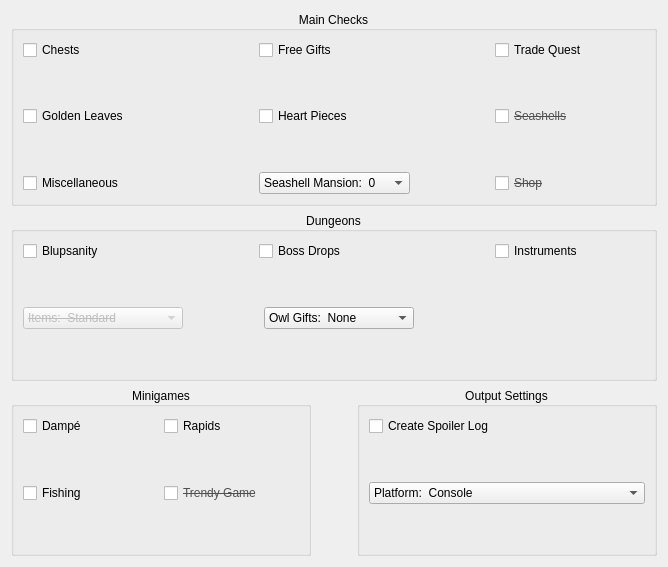
              <widget class="QWidget" name="tab_5">
               <attribute name="title">
                <string>Main Settings</string>
               </attribute>
               <layout class="QVBoxLayout" name="verticalLayout_7">
                <item>
                 <layout class="QVBoxLayout" name="verticalLayout" stretch="0,0,0">
                  <property name="spacing">
                   <number>6</number>
                  </property>
                  <item>
                   <widget class="QGroupBox" name="groupBox">
                    <property name="title">
                     <string>Main Checks</string>
                    </property>
                    <property name="alignment">
                     <set>Qt::AlignCenter</set>
                    </property>
                    <layout class="QVBoxLayout" name="verticalLayout_9">
                     <item>
                      <layout class="QVBoxLayout" name="verticalLayout_8">
                       <item>
                        <layout class="QHBoxLayout" name="horizontalLayout_5">
                         <item>
                          <widget class="QCheckBox" name="chestsCheck">
                           <property name="minimumSize">
                            <size>
                             <width>150</width>
                             <height>0</height>
                            </size>
                           </property>
                           <property name="text">
                            <string>Chests</string>
                           </property>
                          </widget>
                         </item>
                         <item>
                          <spacer name="horizontalSpacer_2">
                           <property name="orientation">
                            <enum>Qt::Horizontal</enum>
                           </property>
                           <property name="sizeHint" stdset="0">
                            <size>
                             <width>40</width>
                             <height>20</height>
                            </size>
                           </property>
                          </spacer>
                         </item>
                         <item>
                          <widget class="QCheckBox" name="giftsCheck">
                           <property name="minimumSize">
                            <size>
                             <width>150</width>
                             <height>0</height>
                            </size>
                           </property>
                           <property name="text">
                            <string>Free Gifts</string>
                           </property>
                          </widget>
                         </item>
                         <item>
                          <spacer name="horizontalSpacer_3">
                           <property name="orientation">
                            <enum>Qt::Horizontal</enum>
                           </property>
                           <property name="sizeHint" stdset="0">
                            <size>
                             <width>40</width>
                             <height>20</height>
                            </size>
                           </property>
                          </spacer>
                         </item>
                         <item>
                          <widget class="QCheckBox" name="tradeCheck">
                           <property name="minimumSize">
                            <size>
                             <width>150</width>
                             <height>0</height>
                            </size>
                           </property>
                           <property name="text">
                            <string>Trade Quest</string>
                           </property>
                          </widget>
                         </item>
                        </layout>
                       </item>
                       <item>
                        <spacer name="verticalSpacer_12">
                         <property name="orientation">
                          <enum>Qt::Vertical</enum>
                         </property>
                         <property name="sizeHint" stdset="0">
                          <size>
                           <width>20</width>
                           <height>40</height>
                          </size>
                         </property>
                        </spacer>
                       </item>
                       <item>
                        <layout class="QHBoxLayout" name="horizontalLayout_6">
                         <item>
                          <widget class="QCheckBox" name="leavesCheck">
                           <property name="minimumSize">
                            <size>
                             <width>150</width>
                             <height>0</height>
                            </size>
                           </property>
                           <property name="text">
                            <string>Golden Leaves</string>
                           </property>
                          </widget>
                         </item>
                         <item>
                          <spacer name="horizontalSpacer_4">
                           <property name="orientation">
                            <enum>Qt::Horizontal</enum>
                           </property>
                           <property name="sizeHint" stdset="0">
                            <size>
                             <width>40</width>
                             <height>20</height>
                            </size>
                           </property>
                          </spacer>
                         </item>
                         <item>
                          <widget class="QCheckBox" name="heartsCheck">
                           <property name="minimumSize">
                            <size>
                             <width>150</width>
                             <height>0</height>
                            </size>
                           </property>
                           <property name="text">
                            <string>Heart Pieces</string>
                           </property>
                          </widget>
                         </item>
                         <item>
                          <spacer name="horizontalSpacer_5">
                           <property name="orientation">
                            <enum>Qt::Horizontal</enum>
                           </property>
                           <property name="sizeHint" stdset="0">
                            <size>
                             <width>40</width>
                             <height>20</height>
                            </size>
                           </property>
                          </spacer>
                         </item>
                         <item>
                          <widget class="QCheckBox" name="shellsCheck">
                           <property name="minimumSize">
                            <size>
                             <width>150</width>
                             <height>0</height>
                            </size>
                           </property>
                           <property name="font">
                            <font>
                             <strikeout>true</strikeout>
                            </font>
                           </property>
                           <property name="styleSheet">
                            <string notr="true">color: rgb(80, 80, 80);</string>
                           </property>
                           <property name="text">
                            <string>Seashells</string>
                           </property>
                           <property name="checkable">
                            <bool>false</bool>
                           </property>
                          </widget>
                         </item>
                        </layout>
                       </item>
                       <item>
                        <spacer name="verticalSpacer_13">
                         <property name="orientation">
                          <enum>Qt::Vertical</enum>
                         </property>
                         <property name="sizeHint" stdset="0">
                          <size>
                           <width>20</width>
                           <height>40</height>
                          </size>
                         </property>
                        </spacer>
                       </item>
                       <item>
                        <layout class="QHBoxLayout" name="horizontalLayout_7">
                         <item>
                          <widget class="QCheckBox" name="miscCheck">
                           <property name="minimumSize">
                            <size>
                             <width>150</width>
                             <height>0</height>
                            </size>
                           </property>
                           <property name="text">
                            <string>Miscellaneous</string>
                           </property>
                          </widget>
                         </item>
                         <item>
                          <spacer name="horizontalSpacer_6">
                           <property name="orientation">
                            <enum>Qt::Horizontal</enum>
                           </property>
                           <property name="sizeHint" stdset="0">
                            <size>
                             <width>40</width>
                             <height>20</height>
                            </size>
                           </property>
                          </spacer>
                         </item>
                         <item>
                          <widget class="QComboBox" name="mansionComboBox">
                           <property name="sizePolicy">
                            <sizepolicy hsizetype="Preferred" vsizetype="Fixed">
                             <horstretch>0</horstretch>
                             <verstretch>0</verstretch>
                            </sizepolicy>
                           </property>
                           <property name="minimumSize">
                            <size>
                             <width>150</width>
                             <height>0</height>
                            </size>
                           </property>
                           <item>
                            <property name="text">
                             <string>Seashell Mansion:  0</string>
                            </property>
                           </item>
                           <item>
                            <property name="text">
                             <string>Seashell Mansion:  5</string>
                            </property>
                           </item>
                           <item>
                            <property name="text">
                             <string>Seashell Mansion:  15</string>
                            </property>
                           </item>
                           <item>
                            <property name="text">
                             <string>Seashell Mansion:  30</string>
                            </property>
                           </item>
                           <item>
                            <property name="text">
                             <string>Seashell Mansion:  40</string>
                            </property>
                           </item>
                           <item>
                            <property name="text">
                             <string>Seashell Mansion:  50</string>
                            </property>
                           </item>
                          </widget>
                         </item>
                         <item>
                          <spacer name="horizontalSpacer_7">
                           <property name="orientation">
                            <enum>Qt::Horizontal</enum>
                           </property>
                           <property name="sizeHint" stdset="0">
                            <size>
                             <width>40</width>
                             <height>20</height>
                            </size>
                           </property>
                          </spacer>
                         </item>
                         <item>
                          <widget class="QCheckBox" name="shopCheck">
                           <property name="minimumSize">
                            <size>
                             <width>150</width>
                             <height>0</height>
                            </size>
                           </property>
                           <property name="font">
                            <font>
                             <strikeout>true</strikeout>
                            </font>
                           </property>
                           <property name="styleSheet">
                            <string notr="true">color: rgb(80, 80, 80);</string>
                           </property>
                           <property name="text">
                            <string>Shop</string>
                           </property>
                           <property name="checkable">
                            <bool>false</bool>
                           </property>
                          </widget>
                         </item>
                        </layout>
                       </item>
                      </layout>
                     </item>
                    </layout>
                   </widget>
                  </item>
                  <item>
                   <widget class="QGroupBox" name="groupBox_2">
                    <property name="title">
                     <string>Dungeons</string>
                    </property>
                    <property name="alignment">
                     <set>Qt::AlignCenter</set>
                    </property>
                    <layout class="QVBoxLayout" name="verticalLayout_11">
                     <item>
                      <layout class="QVBoxLayout" name="verticalLayout_10">
                       <item>
                        <layout class="QHBoxLayout" name="horizontalLayout_10">
                         <item>
                          <widget class="QCheckBox" name="rupCheck">
                           <property name="minimumSize">
                            <size>
                             <width>150</width>
                             <height>0</height>
                            </size>
                           </property>
                           <property name="text">
                            <string>Blupsanity</string>
                           </property>
                          </widget>
                         </item>
                         <item>
                          <spacer name="horizontalSpacer_8">
                           <property name="orientation">
                            <enum>Qt::Horizontal</enum>
                           </property>
                           <property name="sizeHint" stdset="0">
                            <size>
                             <width>40</width>
                             <height>20</height>
                            </size>
                           </property>
                          </spacer>
                         </item>
                         <item>
                          <widget class="QCheckBox" name="bossCheck">
                           <property name="minimumSize">
                            <size>
                             <width>150</width>
                             <height>0</height>
                            </size>
                           </property>
                           <property name="text">
                            <string>Boss Drops</string>
                           </property>
                          </widget>
                         </item>
                         <item>
                          <spacer name="horizontalSpacer_9">
                           <property name="orientation">
                            <enum>Qt::Horizontal</enum>
                           </property>
                           <property name="sizeHint" stdset="0">
                            <size>
                             <width>40</width>
                             <height>20</height>
                            </size>
                           </property>
                          </spacer>
                         </item>
                         <item>
                          <widget class="QCheckBox" name="instrumentCheck">
                           <property name="minimumSize">
                            <size>
                             <width>150</width>
                             <height>0</height>
                            </size>
                           </property>
                           <property name="text">
                            <string>Instruments</string>
                           </property>
                          </widget>
                         </item>
                        </layout>
                       </item>
                       <item>
                        <spacer name="verticalSpacer_9">
                         <property name="orientation">
                          <enum>Qt::Vertical</enum>
                         </property>
                         <property name="sizeHint" stdset="0">
                          <size>
                           <width>20</width>
                           <height>40</height>
                          </size>
                         </property>
                        </spacer>
                       </item>
                       <item>
                        <layout class="QHBoxLayout" name="horizontalLayout_11">
                         <item>
                          <widget class="QComboBox" name="itemsComboBox">
                           <property name="enabled">
                            <bool>false</bool>
                           </property>
                           <property name="sizePolicy">
                            <sizepolicy hsizetype="Preferred" vsizetype="Fixed">
                             <horstretch>0</horstretch>
                             <verstretch>0</verstretch>
                            </sizepolicy>
                           </property>
                           <property name="minimumSize">
                            <size>
                             <width>150</width>
                             <height>0</height>
                            </size>
                           </property>
                           <property name="font">
                            <font>
                             <strikeout>true</strikeout>
                            </font>
                           </property>
                           <property name="currentIndex">
                            <number>0</number>
                           </property>
                           <item>
                            <property name="text">
                             <string>Items:  Standard</string>
                            </property>
                           </item>
                           <item>
                            <property name="text">
                             <string>Items:  Keysanity</string>
                            </property>
                           </item>
                           <item>
                            <property name="text">
                             <string>Items:  Keysanity + MCB</string>
                            </property>
                           </item>
                          </widget>
                         </item>
                         <item>
                          <spacer name="horizontalSpacer_10">
                           <property name="orientation">
                            <enum>Qt::Horizontal</enum>
                           </property>
                           <property name="sizeHint" stdset="0">
                            <size>
                             <width>40</width>
                             <height>20</height>
                            </size>
                           </property>
                          </spacer>
                         </item>
                         <item>
                          <widget class="QComboBox" name="owlsComboBox">
                           <property name="sizePolicy">
                            <sizepolicy hsizetype="Preferred" vsizetype="Fixed">
                             <horstretch>0</horstretch>
                             <verstretch>0</verstretch>
                            </sizepolicy>
                           </property>
                           <property name="minimumSize">
                            <size>
                             <width>150</width>
                             <height>0</height>
                            </size>
                           </property>
                           <property name="currentIndex">
                            <number>0</number>
                           </property>
                           <item>
                            <property name="text">
                             <string>Owl Gifts:  None</string>
                            </property>
                           </item>
                           <item>
                            <property name="text">
                             <string>Owl Gifts:  Overworld</string>
                            </property>
                           </item>
                           <item>
                            <property name="text">
                             <string>Owl Gifts:  Dungeons</string>
                            </property>
                           </item>
                           <item>
                            <property name="text">
                             <string>Owl Gifts:  All</string>
                            </property>
                           </item>
                          </widget>
                         </item>
                         <item>
                          <spacer name="horizontalSpacer_11">
                           <property name="orientation">
                            <enum>Qt::Horizontal</enum>
                           </property>
                           <property name="sizeHint" stdset="0">
                            <size>
                             <width>40</width>
                             <height>20</height>
                            </size>
                           </property>
                          </spacer>
                         </item>
                         <item>
                          <widget class="QLabel" name="label_5">
                           <property name="minimumSize">
                            <size>
                             <width>150</width>
                             <height>0</height>
                            </size>
                           </property>
                           <property name="text">
                            <string/>
                           </property>
                          </widget>
                         </item>
                        </layout>
                       </item>
                       <item>
                        <spacer name="verticalSpacer_23">
                         <property name="orientation">
                          <enum>Qt::Vertical</enum>
                         </property>
                         <property name="sizeHint" stdset="0">
                          <size>
                           <width>20</width>
                           <height>40</height>
                          </size>
                         </property>
                        </spacer>
                       </item>
                       <item>
                        <layout class="QHBoxLayout" name="horizontalLayout_30"/>
                       </item>
                      </layout>
                     </item>
                    </layout>
                   </widget>
                  </item>
                  <item>
                   <layout class="QHBoxLayout" name="horizontalLayout_8" stretch="3,1,3">
                    <item>
                     <widget class="QGroupBox" name="groupBox_3">
                      <property name="sizePolicy">
                       <sizepolicy hsizetype="Minimum" vsizetype="Preferred">
                        <horstretch>0</horstretch>
                        <verstretch>0</verstretch>
                       </sizepolicy>
                      </property>
                      <property name="minimumSize">
                       <size>
                        <width>300</width>
                        <height>0</height>
                       </size>
                      </property>
                      <property name="title">
                       <string>Minigames</string>
                      </property>
                      <property name="alignment">
                       <set>Qt::AlignCenter</set>
                      </property>
                      <layout class="QVBoxLayout" name="verticalLayout_34">
                       <item>
                        <layout class="QVBoxLayout" name="verticalLayout_33">
                         <item>
                          <layout class="QHBoxLayout" name="horizontalLayout_9">
                           <item>
                            <widget class="QCheckBox" name="dampeCheck">
                             <property name="text">
                              <string>Dampé</string>
                             </property>
                            </widget>
                           </item>
                           <item>
                            <widget class="QCheckBox" name="rapidsCheck">
                             <property name="text">
                              <string>Rapids</string>
                             </property>
                            </widget>
                           </item>
                          </layout>
                         </item>
                         <item>
                          <spacer name="verticalSpacer_10">
                           <property name="orientation">
                            <enum>Qt::Vertical</enum>
                           </property>
                           <property name="sizeHint" stdset="0">
                            <size>
                             <width>20</width>
                             <height>40</height>
                            </size>
                           </property>
                          </spacer>
                         </item>
                         <item>
                          <layout class="QHBoxLayout" name="horizontalLayout_23">
                           <item>
                            <widget class="QCheckBox" name="fishingCheck">
                             <property name="text">
                              <string>Fishing</string>
                             </property>
                            </widget>
                           </item>
                           <item>
                            <widget class="QCheckBox" name="trendyCheck">
                             <property name="font">
                              <font>
                               <strikeout>true</strikeout>
                              </font>
                             </property>
                             <property name="styleSheet">
                              <string notr="true">color: rgb(80, 80, 80);</string>
                             </property>
                             <property name="text">
                              <string>Trendy Game</string>
                             </property>
                            </widget>
                           </item>
                          </layout>
                         </item>
                         <item>
                          <spacer name="verticalSpacer_24">
                           <property name="orientation">
                            <enum>Qt::Vertical</enum>
                           </property>
                           <property name="sizeHint" stdset="0">
                            <size>
                             <width>20</width>
                             <height>40</height>
                            </size>
                           </property>
                          </spacer>
                         </item>
                        </layout>
                       </item>
                      </layout>
                     </widget>
                    </item>
                    <item>
                     <spacer name="horizontalSpacer_12">
                      <property name="orientation">
                       <enum>Qt::Horizontal</enum>
                      </property>
                      <property name="sizeHint" stdset="0">
                       <size>
                        <width>40</width>
                        <height>20</height>
                       </size>
                      </property>
                     </spacer>
                    </item>
                    <item>
                     <widget class="QGroupBox" name="groupBox_12">
                      <property name="sizePolicy">
                       <sizepolicy hsizetype="Minimum" vsizetype="Preferred">
                        <horstretch>0</horstretch>
                        <verstretch>0</verstretch>
                       </sizepolicy>
                      </property>
                      <property name="minimumSize">
                       <size>
                        <width>300</width>
                        <height>0</height>
                       </size>
                      </property>
                      <property name="title">
                       <string>Output Settings</string>
                      </property>
                      <property name="alignment">
                       <set>Qt::AlignCenter</set>
                      </property>
                      <layout class="QVBoxLayout" name="verticalLayout_36">
                       <item>
                        <layout class="QVBoxLayout" name="verticalLayout_35">
                         <item>
                          <widget class="QCheckBox" name="spoilerCheck">
                           <property name="text">
                            <string>Create Spoiler Log</string>
                           </property>
                          </widget>
                         </item>
                         <item>
                          <spacer name="verticalSpacer_11">
                           <property name="orientation">
                            <enum>Qt::Vertical</enum>
                           </property>
                           <property name="sizeHint" stdset="0">
                            <size>
                             <width>20</width>
                             <height>40</height>
                            </size>
                           </property>
                          </spacer>
                         </item>
                         <item>
                          <widget class="QComboBox" name="platformComboBox">
                           <property name="currentIndex">
                            <number>0</number>
                           </property>
                           <item>
                            <property name="text">
                             <string>Platform:  Console</string>
                            </property>
                           </item>
                           <item>
                            <property name="text">
                             <string>Platform:  Emulator</string>
                            </property>
                           </item>
                          </widget>
                         </item>
                         <item>
                          <spacer name="verticalSpacer_25">
                           <property name="orientation">
                            <enum>Qt::Vertical</enum>
                           </property>
                           <property name="sizeHint" stdset="0">
                            <size>
                             <width>20</width>
                             <height>40</height>
                            </size>
                           </property>
                          </spacer>
                         </item>
                        </layout>
                       </item>
                      </layout>
                     </widget>
                    </item>
                   </layout>
                  </item>
                 </layout>
                </item>
               </layout>
              </widget>
